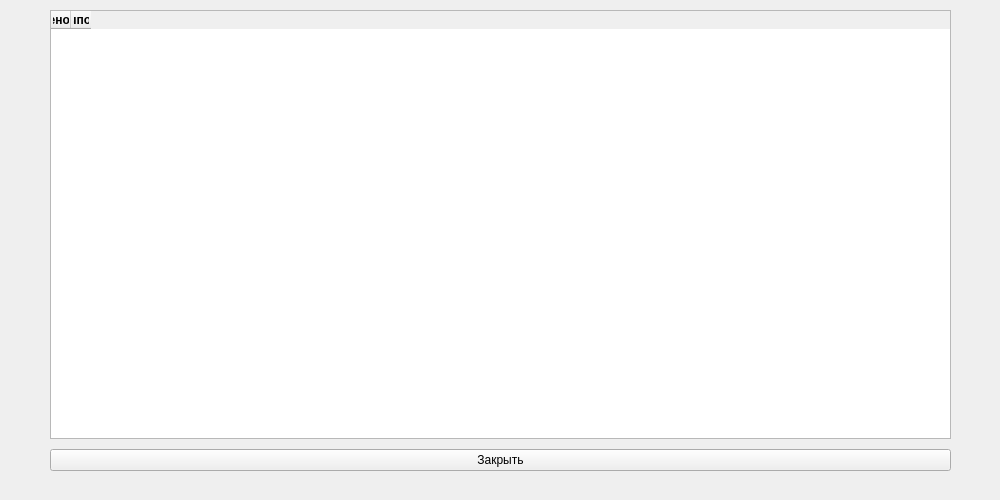
<?xml version="1.0" encoding="UTF-8"?>
<ui version="4.0">
 <class>Form</class>
 <widget class="QWidget" name="Form">
  <property name="geometry">
   <rect>
    <x>0</x>
    <y>0</y>
    <width>1000</width>
    <height>500</height>
   </rect>
  </property>
  <property name="minimumSize">
   <size>
    <width>1000</width>
    <height>500</height>
   </size>
  </property>
  <property name="maximumSize">
   <size>
    <width>2520</width>
    <height>1227</height>
   </size>
  </property>
  <property name="windowTitle">
   <string>Агаш Пазл - Аналитика по продажам</string>
  </property>
  <widget class="QWidget" name="verticalLayoutWidget">
   <property name="geometry">
    <rect>
     <x>0</x>
     <y>0</y>
     <width>1001</width>
     <height>501</height>
    </rect>
   </property>
   <layout class="QVBoxLayout" name="verticalLayout" stretch="0,0">
    <property name="spacing">
     <number>10</number>
    </property>
    <property name="sizeConstraint">
     <enum>QLayout::SetDefaultConstraint</enum>
    </property>
    <property name="leftMargin">
     <number>50</number>
    </property>
    <property name="topMargin">
     <number>10</number>
    </property>
    <property name="rightMargin">
     <number>50</number>
    </property>
    <property name="bottomMargin">
     <number>30</number>
    </property>
    <item>
     <widget class="QTableWidget" name="productionItemsTable">
      <property name="sizePolicy">
       <sizepolicy hsizetype="Expanding" vsizetype="Expanding">
        <horstretch>0</horstretch>
        <verstretch>0</verstretch>
       </sizepolicy>
      </property>
      <property name="minimumSize">
       <size>
        <width>0</width>
        <height>0</height>
       </size>
      </property>
      <property name="maximumSize">
       <size>
        <width>16777215</width>
        <height>16777215</height>
       </size>
      </property>
      <property name="rowCount">
       <number>0</number>
      </property>
      <property name="columnCount">
       <number>2</number>
      </property>
      <attribute name="horizontalHeaderVisible">
       <bool>true</bool>
      </attribute>
      <attribute name="horizontalHeaderCascadingSectionResizes">
       <bool>true</bool>
      </attribute>
      <attribute name="horizontalHeaderDefaultSectionSize">
       <number>0</number>
      </attribute>
      <attribute name="horizontalHeaderHighlightSections">
       <bool>true</bool>
      </attribute>
      <attribute name="horizontalHeaderShowSortIndicator" stdset="0">
       <bool>true</bool>
      </attribute>
      <attribute name="horizontalHeaderStretchLastSection">
       <bool>false</bool>
      </attribute>
      <attribute name="verticalHeaderCascadingSectionResizes">
       <bool>false</bool>
      </attribute>
      <attribute name="verticalHeaderHighlightSections">
       <bool>false</bool>
      </attribute>
      <attribute name="verticalHeaderShowSortIndicator" stdset="0">
       <bool>false</bool>
      </attribute>
      <attribute name="verticalHeaderStretchLastSection">
       <bool>false</bool>
      </attribute>
      <column>
       <property name="text">
        <string>Наименование</string>
       </property>
       <property name="font">
        <font>
         <weight>75</weight>
         <bold>true</bold>
        </font>
       </property>
      </column>
      <column>
       <property name="text">
        <string>Дата выполнения</string>
       </property>
       <property name="font">
        <font>
         <weight>75</weight>
         <bold>true</bold>
        </font>
       </property>
      </column>
     </widget>
    </item>
    <item>
     <widget class="QPushButton" name="btnExit">
      <property name="text">
       <string>Закрыть</string>
      </property>
     </widget>
    </item>
   </layout>
  </widget>
 </widget>
 <resources/>
 <connections/>
</ui>
